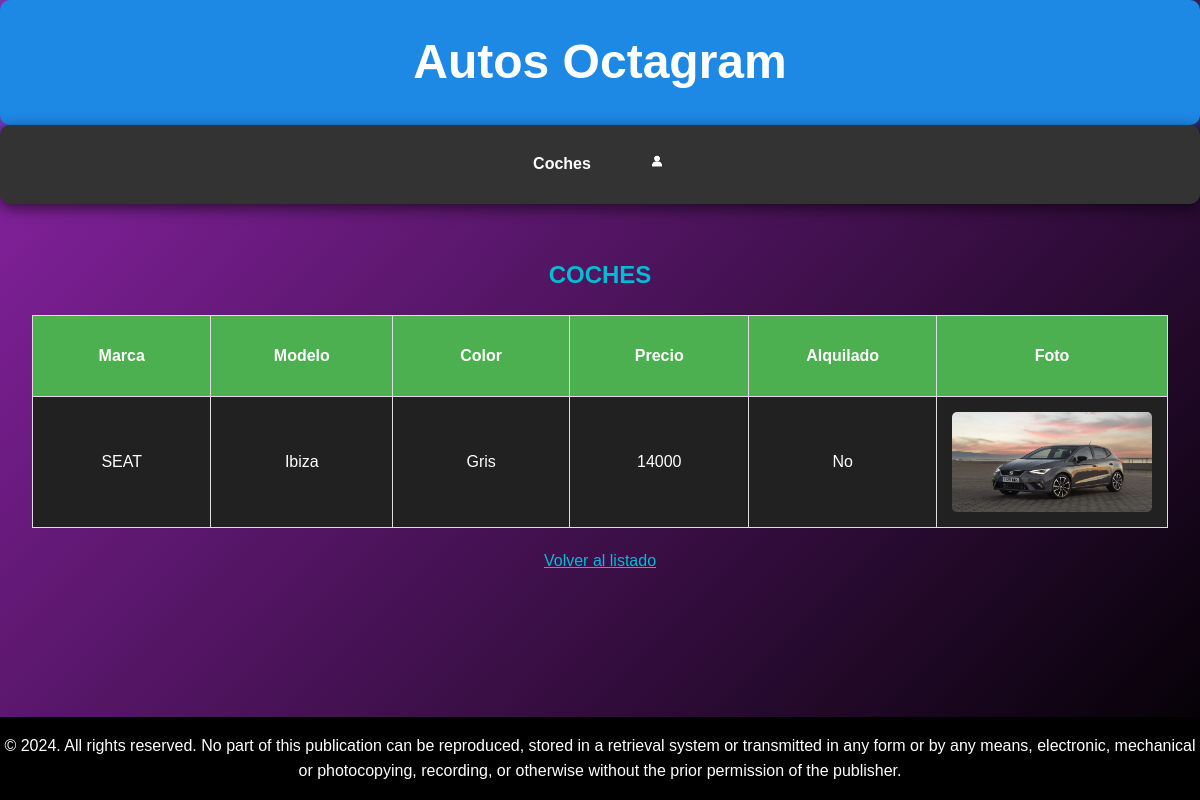
Before: /coches/buscar2.php?modelo=Ibiza with the older database file.
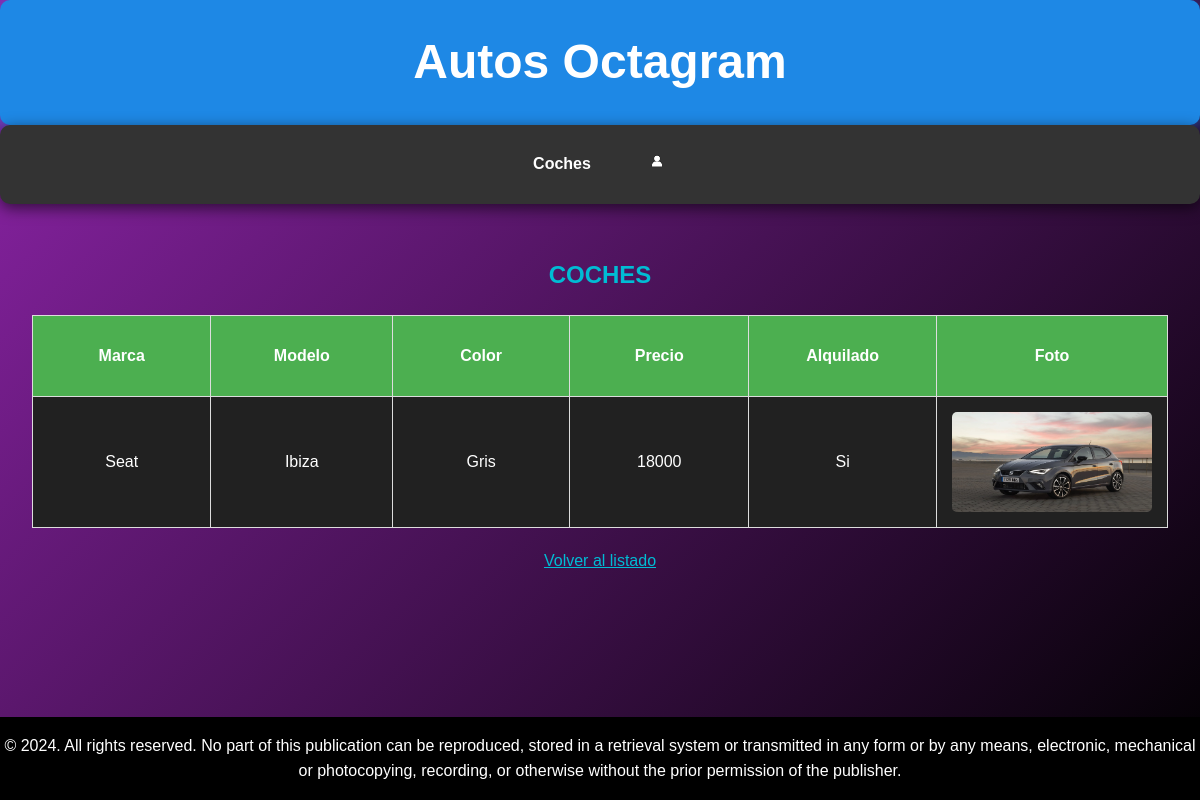
After: the same page with the newer database file.
### tables this page shows
CREATE TABLE `coches` (
  `id_coche` int(10) unsigned NOT NULL AUTO_INCREMENT,
  `modelo` varchar(50) DEFAULT NULL,
  `marca` varchar(50) DEFAULT NULL,
  `color` varchar(50) DEFAULT NULL,
  `precio` int(10) DEFAULT NULL,
  `alquilado` tinyint(1) DEFAULT NULL,
  `foto` varchar(300) DEFAULT NULL,
  `id_vendedor` int(10) DEFAULT NULL,
  PRIMARY KEY (`id_coche`)
);

### coches/buscar2.php (the view, shortened to what this page needs)
<!DOCTYPE html>
<html lang="es">
	<head>
		<link rel="stylesheet" href="../index.css">
	</head>
	<body>
		<header class="header">
            <h1>Autos Octagram</h1>
        </header>
        <nav class="navega">
            <ul>
                <li>
                    <a href="../coches/coches.php">Coches</a>
                </li>
                <li>
                    <a href="../registro.php"><img src="../icono.png" width="20"></a>
                </li>
            </ul>
        </nav>
        <main class="contenido">
        <h2>COCHES</h2>
        <?PHP
            $servername="localhost";$username="root";$password="rootroot";$dbname="concesionario";
            $conn = mysqli_connect ($servername,$username,$password,$dbname);
            $modelo=$_REQUEST['modelo'];
            $marca=$_REQUEST['marca'];
            $sql = "select * from coches where modelo like '$modelo' or marca like '$marca'";
            if (mysqli_query($conn,$sql)){
                $consulta = mysqli_query($conn,$sql);
                $nfilas = mysqli_num_rows ($consulta);
                if ($nfilas > 0){
                    print ("<TABLE border=1 align=center>\n");
                    print ("<TR>\n");
                    print ("<TH height=50px width=200px>Marca</TH>\n");
                    print ("<TH height=50px width=200px>Modelo</TH>\n");
                    print ("<TH height=50px width=200px>Color</TH>\n");
                    print ("<TH height=50px width=200px>Precio</TH>\n");
                    print ("<TH height=50px width=200px>Alquilado</TH>\n");
                    print ("<TH height=50px width=200px>Foto</TH>\n");
                    print ("</TR>\n");
                    for ($i=0; $i<$nfilas; $i++){
                        $resultado = mysqli_fetch_array ($consulta);
                        if ($resultado['alquilado']==1){
                            $alquilado="Si";
                        }
                        else{
                            $alquilado="No";
                        }
                        print ("<TR>\n");
                        print ("<TD>" . $resultado['marca'] . "</TD>\n");
                        print ("<TD>" . $resultado['modelo'] . "</TD>\n");
                        print ("<TD>" . $resultado['color'] . "</TD>\n");
                        print ("<TD>" . $resultado['precio'] . "</TD>\n");
                        print ("<TD>" . $alquilado . "</TD>\n");
                        print ("<TD><img src='./img/" . htmlspecialchars($resultado['foto']) . "' width=200 height=100 align=center></TD>\n");
                        print ("</TR>\n");
                    }
                    print ("</TABLE>\n");
                }
                else{
                    print "No hay ningún coche $marca $modelo.";
                }
            }
            else{
                echo "Error al buscar coche: ". mysqli_error($conn);
            }
            echo "<a href='buscar.php' class='plis'>Volver al listado</a>";
        ?>
        </main>
        <footer class="footer">
            <p> © 2024. All rights reserved. No part of this publication can be reproduced, stored in a retrieval system or transmitted in any form or by any means,
                electronic, mechanical or photocopying, recording, or otherwise without the prior permission of the publisher.</p>
        </footer>
	</body>
</html>

Changed rows visible on the page:
no longer on this page (row edited): coches: marca "SEAT", modelo "Ibiza", color "Gris", precio "14000", alquilado "No", foto (picture)
now on this page (row edited): coches: marca "Seat", modelo "Ibiza", color "Gris", precio "18000", alquilado "Si", foto (picture)
